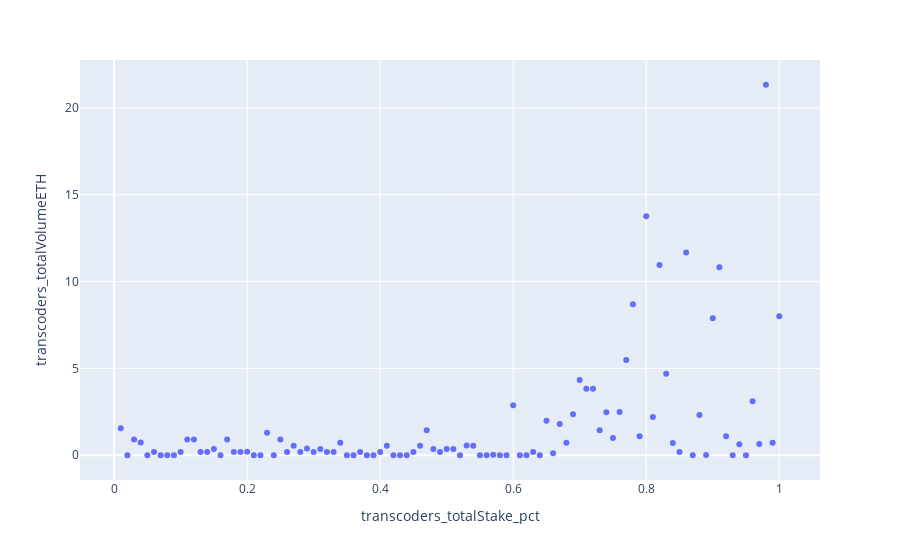

Notebook cell for this chart:
### Markdown cell above
Delegator count seems to have minimal bearing on ETH earnings by orchestrator. There are two clusters at .515 and .2 which correspond with the nominal values 2 and 1 (0 would indicate an inactive orchestrator). Removing these from the spread would likely demonstrate an even lower correlation between delegator count and transcoding earnings.

### Code cell
fig_stake = px.scatter(
    top_orchestrators,
    x='transcoders_totalStake_pct',
    y='transcoders_totalVolumeETH'
)

fig_stake.show()

### Figure 1 — Plotly figure (JSON) as saved in the notebook; plotly's stock layout.template omitted (floating-point values rounded to 4 significant figures)
{"data": [{"hovertemplate": "transcoders_totalStake_pct=%{x}<br>transcoders_totalVolumeETH=%{y}<extra></extra>", "legendgroup": "", "marker": {"color": "#636efa", "symbol": "circle"}, "mode": "markers", "name": "", "orientation": "v", "showlegend": false, "type": "scatter", "x": [1, 0.99, 0.98, 0.97, 0.96, 0.95, 0.94, 0.93, 0.92, 0.91, 0.9, 0.89, 0.88, 0.87, 0.86, 0.85, 0.84, 0.83, 0.82, 0.81, 0.8, 0.79, 0.78, 0.77, 0.76, 0.75, 0.74, 0.73, 0.72, 0.71, 0.7, 0.69, 0.68, 0.67, 0.66, 0.65, 0.64, 0.63, 0.62, 0.61, 0.6, 0.59, 0.58, 0.57, 0.56, 0.55, 0.54, 0.53, 0.52, 0.51, 0.5, 0.49, 0.48, 0.47, 0.46, 0.45, 0.44, 0.43, 0.42, 0.41, 0.4, 0.39, 0.38, 0.37, 0.36, 0.35, 0.34, 0.33, 0.32, 0.31, 0.3, 0.29, 0.28, 0.27, 0.26, 0.25, 0.24, 0.23, 0.22, 0.21, 0.2, 0.19, 0.18, 0.17, 0.16, 0.15, 0.14, 0.13, 0.12, 0.11, 0.1, 0.09, 0.08, 0.07, 0.06, 0.05, 0.04, 0.03, 0.02, 0.01], "xaxis": "x", "y": [8.001, 0.7229, 21.33, 0.6502, 3.115, 0, 0.6282, 0, 1.093, 10.83, 7.887, 0.01, 2.323, 0, 11.67, 0.1818, 0.7108, 4.697, 10.95, 2.205, 13.75, 1.087, 8.694, 5.484, 2.483, 0.9923, 2.47, 1.444, 3.827, 3.829, 4.336, 2.361, 0.7218, 1.805, 0.1113, 1.984, 0, 0.18, 0, 0, 2.872, 0, 0, 0.02957, 0, 0, 0.5418, 0.5682, 0, 0.36, 0.36, 0.18, 0.36, 1.442, 0.5418, 0.18, 0, 0, 0, 0.5436, 0.18, 0, 0, 0.18, 0, 0, 0.72, 0.18, 0.18, 0.36, 0.1818, 0.3873, 0.1875, 0.54, 0.18, 0.9018, 0, 1.288, 0, 0, 0.2045, 0.18, 0.18, 0.9018, 0, 0.36, 0.18, 0.18, 0.9, 0.9018, 0.18, 0, 0, 0, 0.18, 0, 0.7292, 0.9093, 0, 1.551], "yaxis": "y"}], "layout": {"legend": {"tracegroupgap": 0}, "margin": {"t": 60}, "xaxis": {"anchor": "y", "domain": [0, 1], "title": {"text": "transcoders_totalStake_pct"}}, "yaxis": {"anchor": "x", "domain": [0, 1], "title": {"text": "transcoders_totalVolumeETH"}}}}
